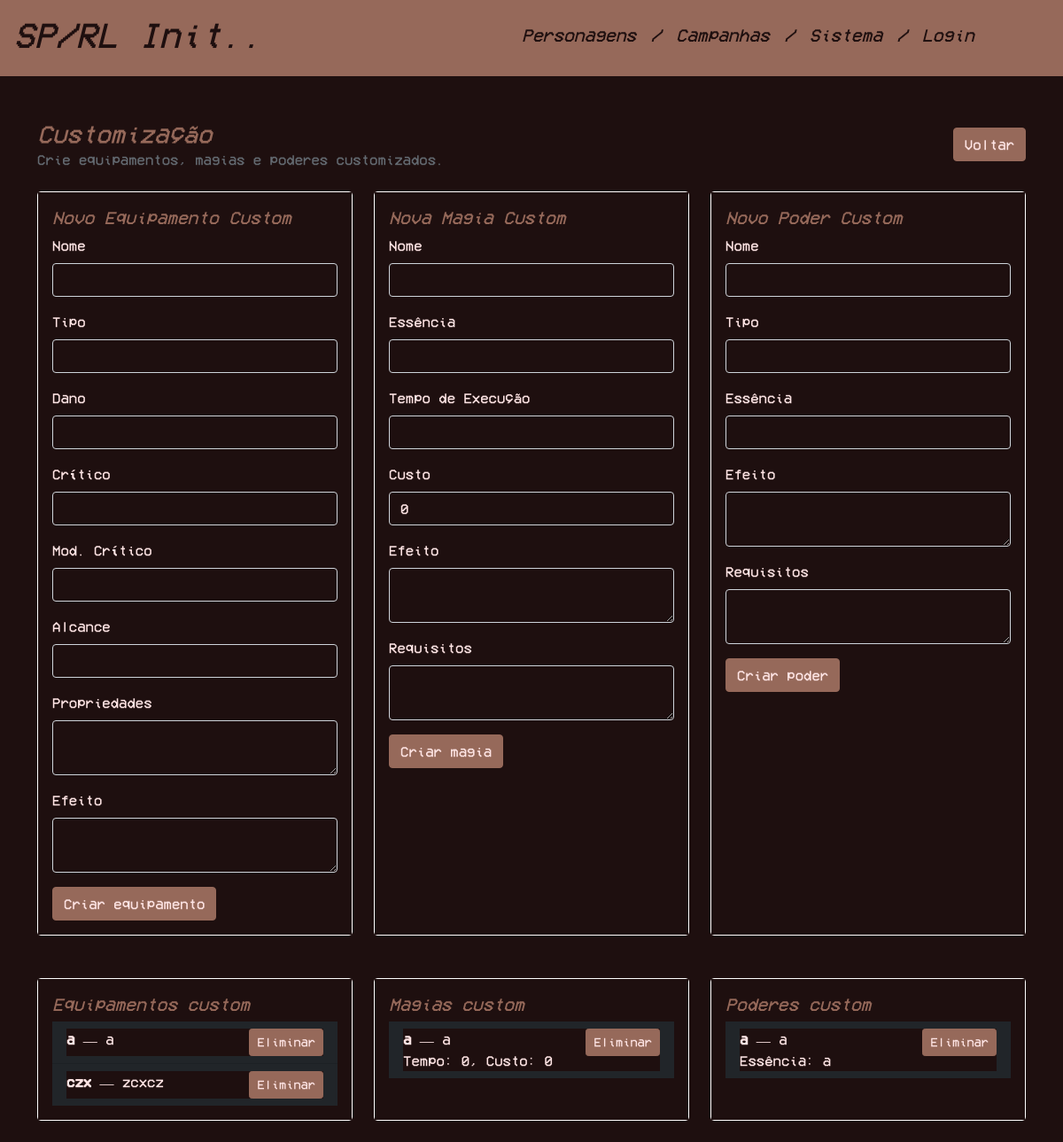
Before: /custom.php (signed in) with the older database file.
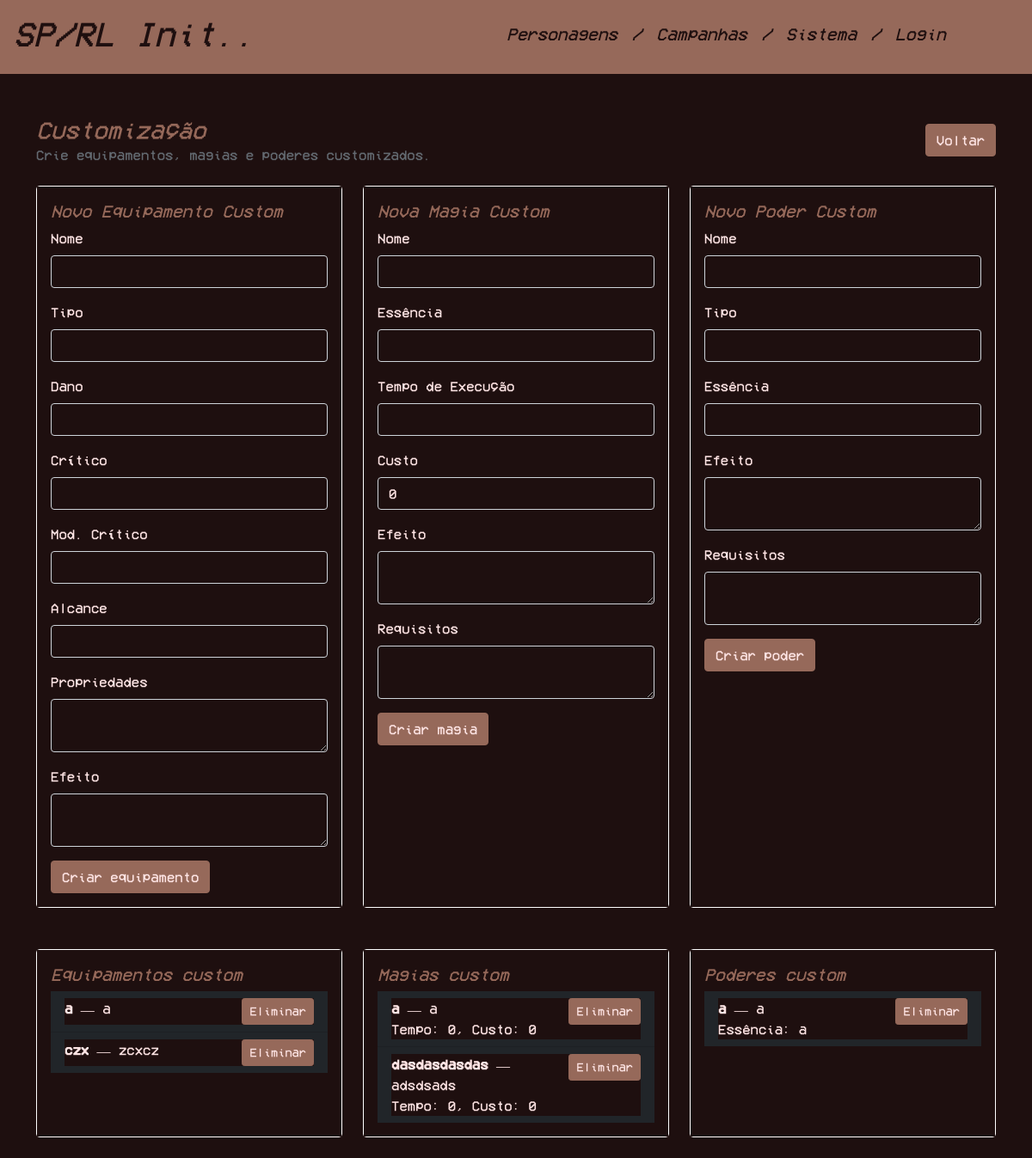
After: the same page with the newer database file.
### tables this page shows
CREATE TABLE `EquipamentoCustom` (
  `id` int NOT NULL,
  `idUtilizador` int NOT NULL,
  `nome` varchar(100) NOT NULL,
  `dano` varchar(50) DEFAULT NULL,
  `critico` varchar(20) DEFAULT NULL,
  `modCritico` varchar(20) DEFAULT NULL,
  `alcance` varchar(20) DEFAULT NULL,
  `propriedades` text,
  `efeito` text,
  `tipo` varchar(50) NOT NULL
);

CREATE TABLE `MagiaCustom` (
  `id` int NOT NULL,
  `idUtilizador` int NOT NULL,
  `nome` varchar(200) NOT NULL,
  `essencia` varchar(20) NOT NULL,
  `tempoExec` varchar(50) NOT NULL,
  `custo` int NOT NULL,
  `efeito` text NOT NULL,
  `requisitos` text
);

CREATE TABLE `PoderCustom` (
  `id` int NOT NULL,
  `idUtilizador` int NOT NULL,
  `nome` varchar(100) NOT NULL,
  `efeito` text NOT NULL,
  `essencia` varchar(20) DEFAULT NULL,
  `tipo` varchar(20) NOT NULL,
  `requisitos` text
);

### custom.php (the view, shortened to what the changed rows need)
<?php
$user = $_SESSION['user'] ?? null;
$errors = [];
$equipamentos = [];
$magias = [];
$poderes = [];
try {
    $mysqli = get_db_connection();
    $isAdmin = intval($user['admin']) === 1;
    if ($isAdmin) {
        $equipStmt = $mysqli->prepare('SELECT id, nome, tipo, dano, critico, modCritico, alcance, propriedades, efeito FROM EquipamentoCustom ORDER BY nome ASC');
    } else {
        $equipStmt = $mysqli->prepare('SELECT id, nome, tipo, dano, critico, modCritico, alcance, propriedades, efeito FROM EquipamentoCustom WHERE idUtilizador = ? ORDER BY nome ASC');
    }
    if ($equipStmt) {
        $equipStmt->execute();
        $equipResult = $equipStmt->get_result();
        if ($equipResult) {
            while ($row = $equipResult->fetch_assoc()) {
                $equipamentos[] = $row;
            }
        }
    }
    if ($isAdmin) {
        $magiaStmt = $mysqli->prepare('SELECT id, nome, essencia, tempoExec, custo, efeito, requisitos FROM MagiaCustom ORDER BY nome ASC');
    } else {
        $magiaStmt = $mysqli->prepare('SELECT id, nome, essencia, tempoExec, custo, efeito, requisitos FROM MagiaCustom WHERE idUtilizador = ? ORDER BY nome ASC');
    }
    if ($magiaStmt) {
        $magiaStmt->execute();
        $magiaResult = $magiaStmt->get_result();
        if ($magiaResult) {
            while ($row = $magiaResult->fetch_assoc()) {
                $magias[] = $row;
            }
        }
    }
    if ($isAdmin) {
        $poderStmt = $mysqli->prepare('SELECT id, nome, tipo, essencia, efeito, requisitos FROM PoderCustom ORDER BY nome ASC');
    } else {
        $poderStmt = $mysqli->prepare('SELECT id, nome, tipo, essencia, efeito, requisitos FROM PoderCustom WHERE idUtilizador = ? ORDER BY nome ASC');
    }
    if ($poderStmt) {
        $poderStmt->execute();
        $poderResult = $poderStmt->get_result();
        if ($poderResult) {
            while ($row = $poderResult->fetch_assoc()) {
                $poderes[] = $row;
            }
        }
    }
} catch (Throwable $e) {
    error_log('Custom page error: ' . $e->getMessage());
    $errors[] = 'Erro ao carregar a página de customização. Tente novamente mais tarde.';
}
?>
<!DOCTYPE html>
<html lang="pt">
    <head>
        <link rel="stylesheet" href="css/index.css">
        <link href="https://cdn.jsdelivr.net/npm/bootstrap@5.0.2/dist/css/bootstrap.min.css" rel="stylesheet">
    </head>
    <body>
        <?php include('templates/header.php'); ?>
        <div class="container mt-5">
            <div class="row mb-4">
                <div class="col-12 d-flex justify-content-between align-items-center">
                    <div>
                        <h1 class="h3 mb-0">Customização</h1>
                    </div>
                </div>
            </div>
            <div class="row mt-5">
                <div class="col-lg-4 mb-4">
                    <div class="card border border-white h-100">
                        <div class="card-body">
                            <?php if (empty($equipamentos)): ?>
                                <p class="text-muted">Nenhum equipamento custom criado ainda.</p>
                            <?php else: ?>
                                <ul class="list-group list-group-flush">
                                    <?php foreach ($equipamentos as $item): ?>
                                        <li class="list-group-item bg-dark text-white">
                                            <div class="d-flex justify-content-between align-items-start">
                                                <div>
                                                    <strong><?php echo htmlspecialchars($item['nome']); ?></strong> — <?php echo htmlspecialchars($item['tipo']); ?><br>
                                                </div>
                                                <div class="text-end">
                                                    <form method="post" class="d-inline">
                                                        <button type="submit" class="btn btn-sm btn-secondary">Eliminar</button>
                                                    </form>
                                                </div>
                                            </div>
                                        </li>
                                    <?php endforeach; ?>
                                </ul>
                            <?php endif; ?>
                        </div>
                    </div>
                </div>
                <div class="col-lg-4 mb-4">
                    <div class="card border border-white h-100">
                        <div class="card-body">
                            <?php if (empty($magias)): ?>
                                <p class="text-muted">Nenhuma magia custom criada ainda.</p>
                            <?php else: ?>
                                <ul class="list-group list-group-flush">
                                    <?php foreach ($magias as $item): ?>
                                        <li class="list-group-item bg-dark text-white">
                                            <div class="d-flex justify-content-between align-items-start">
                                                <div>
                                                    <strong><?php echo htmlspecialchars($item['nome']); ?></strong> — <?php echo htmlspecialchars($item['essencia']); ?><br>
                                                    Tempo: <?php echo htmlspecialchars($item['tempoExec']); ?>, Custo: <?php echo intval($item['custo']); ?>
                                                </div>
                                                <div class="text-end">
                                                    <form method="post" class="d-inline">
                                                        <button type="submit" class="btn btn-sm btn-secondary">Eliminar</button>
                                                    </form>
                                                </div>
                                            </div>
                                        </li>
                                    <?php endforeach; ?>
                                </ul>
                            <?php endif; ?>
                        </div>
                    </div>
                </div>
                <div class="col-lg-4 mb-4">
                    <div class="card border border-white h-100">
                        <div class="card-body">
                            <?php if (empty($poderes)): ?>
                                <p class="text-muted">Nenhum poder custom criado ainda.</p>
                            <?php else: ?>
                                <ul class="list-group list-group-flush">
                                    <?php foreach ($poderes as $item): ?>
                                        <li class="list-group-item bg-dark text-white">
                                            <div class="d-flex justify-content-between align-items-start">
                                                <div>
                                                    <strong><?php echo htmlspecialchars($item['nome']); ?></strong> — <?php echo htmlspecialchars($item['tipo']); ?><br>
                                                    <?php if ($item['essencia'] !== null && $item['essencia'] !== ''): ?>Essência: <?php echo htmlspecialchars($item['essencia']); ?><br><?php endif; ?>
                                                </div>
                                                <div class="text-end">
                                                    <form method="post" class="d-inline">
                                                        <button type="submit" class="btn btn-sm btn-secondary">Eliminar</button>
                                                    </form>
                                                </div>
                                            </div>
                                        </li>
                                    <?php endforeach; ?>
                                </ul>
                            <?php endif; ?>
                        </div>
                    </div>
                </div>
            </div>
        </div>
    </body>
</html>

Changed rows visible on the page:
added magiacustom: nome "dasdasdasdas", essencia "adsdsads", tempoExec "0", custo "0"
